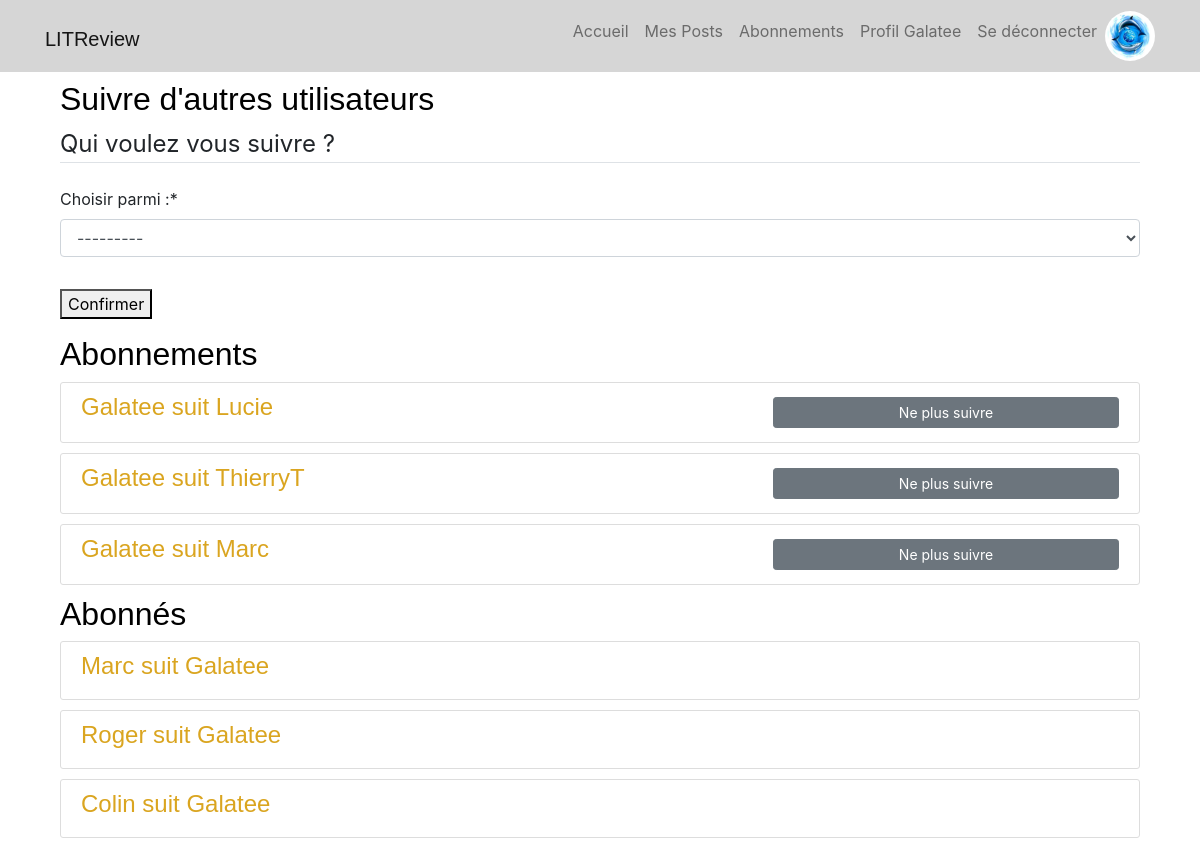
/follow/ (signed in), run on the app's committed database.
### users/models.py (models this page shows, shortened)
class Profile(models.Model):
    user = models.OneToOneField(User, on_delete=models.CASCADE)
    image = models.ImageField(default='default2.jpg', upload_to='profile_pics')

### reviews/models.py (models this page shows, shortened)
class UserFollows(models.Model):
    user = models.ForeignKey(to=settings.AUTH_USER_MODEL, on_delete=models.CASCADE, related_name='following')
    followed_user = models.ForeignKey(to=settings.AUTH_USER_MODEL, on_delete=models.CASCADE, related_name='followed_by')
    class Meta:
        unique_together = ('user', 'followed_user',)
    def __str__(self):
        return f"{self.user} suit {self.followed_user}"

### reviews/views.py (the view, shortened to what this page needs)
# urls.py: path("follow/", FollowCreateView.as_view(), name="abonnements"),
class FollowCreateView(LoginRequiredMixin, CreateView):
    model = UserFollows
    template_name = 'reviews/follow.html'
    form_class = FollowForm
    success_url = "/reviews/follow/"
    def get_form_kwargs(self, *args, **kwargs):
        kwargs = super(FollowCreateView, self).get_form_kwargs()
        kwargs['username'] = self.request.user.username
        kwargs['following'] = self.request.user.following.all()
        kwargs['followed_by'] = self.request.user.followed_by.all()
        return kwargs
    def get_context_data(self, **kwargs):
        following = self.request.user.following.all()  # queryset de ceux que l'on suit
        followed_by = self.request.user.followed_by.all()  # queryset de ceux qui nous suivent
        context = super(FollowCreateView, self).get_context_data(**kwargs)
        context.update({
            'title': 'abonnements',
            'following': following,
            'followed_by': followed_by,
        })
        return context

### reviews/forms.py
class FollowForm(forms.ModelForm):
    def __init__(self, *args, username=None, following=None, followed_by=None,  **kwargs):
        super(FollowForm, self).__init__(*args, **kwargs)
        self.username = username
        self.following = following
        self.followed_by = followed_by
        self.fields['followed_user'].label = "Choisir parmi :"
        self.fields['followed_user'].queryset = User.objects.all().exclude(
            username=self.username).exclude(id__in=[f.followed_user.id for f in self.following])
    class Meta:
        model = UserFollows
        fields = ('followed_user',)

### reviews/templates/reviews/follow.html (shortened to what this page needs)
{% extends "base.html" %}
{% load crispy_forms_tags %}
{% block content %}
<div id="suivre-nouvel-utilisateur">
    <h2>Suivre d'autres utilisateurs</h2>
    <form method="POST" enctype="multipart/form-data">
        <fieldset class="form-group">
            <legend class="border-bottom mb-4">Qui voulez vous suivre ?</legend>
            {{ form|crispy }}
        </fieldset>
        <div class="form-group">
            <button type="submit">Confirmer</button>
        </div>
    </form>
</div>
<div id="utilisateurs-suivis">
    <h2>Abonnements</h2>
    {% for f in following %}
    <article class="media content-section">
        <h4 class="p-0 col-8">{{f}}</h4>
        <a class="col-4 btn btn-secondary btn-sm mt-1 mb-1" href="{% url 'unfollow-delete' f.id %}">Ne plus suivre</a>
    </article>
    {% endfor %}
</div>
<div id="utilisateurs-abonnés">
    <h2>Abonnés</h2>
    {% for f in followed_by %}
    <article class="media content-section">
        <h4>{{f}}</h4>
    </article>
    {% endfor %}
</div>
{% endblock content %}

### templates/base.html (shortened to what this page needs)
{% load static %}
<!DOCTYPE html>
<html lang="fr">
<head>
    <link rel="stylesheet" type="text/css" href="{% static 'css/resetmeyer.css' %}">
    <link rel="stylesheet" type="text/css" href="{% static 'css/style.css' %}">
    <link rel="stylesheet" href="https://cdn.jsdelivr.net/npm/bootstrap@4.3.1/dist/css/bootstrap.min.css"
>
    <link rel="stylesheet" href="https://cdnjs.cloudflare.com/ajax/libs/font-awesome/4.7.0/css/font-awesome.min.css">
</head>
<body>
    <header class="site-header">
        <nav class="navbar navbar-expand-md navbar-light bg-steel fixed-top">
            <div class="container">
                {% if user.is_authenticated %}
                <h1><a class="navbar-brand mr-4" href="{% url 'reviews-feed' %}">LITReview</a></h1>
                {% else %}
                <h1><a class="navbar-brand mr-4" href="{% url 'reviews-connect' %}">LITReview</a></h1>
                {% endif %}
                <div class="collapse navbar-collapse" id="navbarToggle">
                    <div class="navbar-nav">
                        {% if user.is_authenticated %}
                        <a class="nav-item nav-link" href="{% url 'reviews-feed' %}">Accueil</a>
                        <a class="nav-item nav-link" href="{% url 'reviews-myPosts' %}">Mes Posts</a>
                        <a class="nav-item nav-link" href="{% url 'abonnements' %}">Abonnements</a>
                        <a class="nav-item nav-link" href="{% url 'profile' %}">Profil {{user.username}}</a>
                        <a class="nav-item nav-link" href="{% url 'logout' %}">Se déconnecter</a>
                        <img class="rounded-circle nav-img" src="{{ user.profile.image.url}}" alt="user profile image">
                        {% else %}
                        <a class="nav-item nav-link" href="{% url 'reviews-connect' %}">Accueil</a>
                        <a class="nav-item nav-link" href="{% url 'login' %}">Se connecter</a>
                        <a class="nav-item nav-link" href="{% url 'register' %}">Inscription</a>
                        {% endif %}
                    </div>
                </div>
            </div>
        </nav>
    </header>
    <main role="main" class="container">
        <div>
            <div class="col-auto">
                {% block content %}{% endblock %}
            </div>
        </div>
    </main>
</body>
</html>

### reviews/static/css/style.css (style rules this page uses)
body { color: #333333; margin-top: 5rem; }
h1, h2, h3, h4, h5, h6 { color: #000000; align-items: baseline; font-family: Georgia, 'Trebuchet MS', 'Lucida Sans Unicode', 'Lucida Grande', 'Lucida Sans', Arial, sans-serif ; }
h4 { color: goldenrod; }
.nav-img { height: 50px; width: 50px; }
.bg-steel { background-color: #d6d6d6; }
.site-header { margin-bottom: 10vh; }
.site-header .navbar-nav .nav-link { color: #000000; }
.content-section { background: #ffffff; padding: 10px 20px; border: 1px solid #dddddd; border-radius: 3px; margin-bottom: 10px; }

### data on the page
UserFollows: user+followed_user "Galatee suit Lucie"
UserFollows: user+followed_user "Galatee suit ThierryT"
UserFollows: user+followed_user "Galatee suit Marc"
UserFollows: user+followed_user "Marc suit Galatee"
UserFollows: user+followed_user "Roger suit Galatee"
UserFollows: user+followed_user "Colin suit Galatee"

### other printed values
{{ user.username }} "Galatee"
